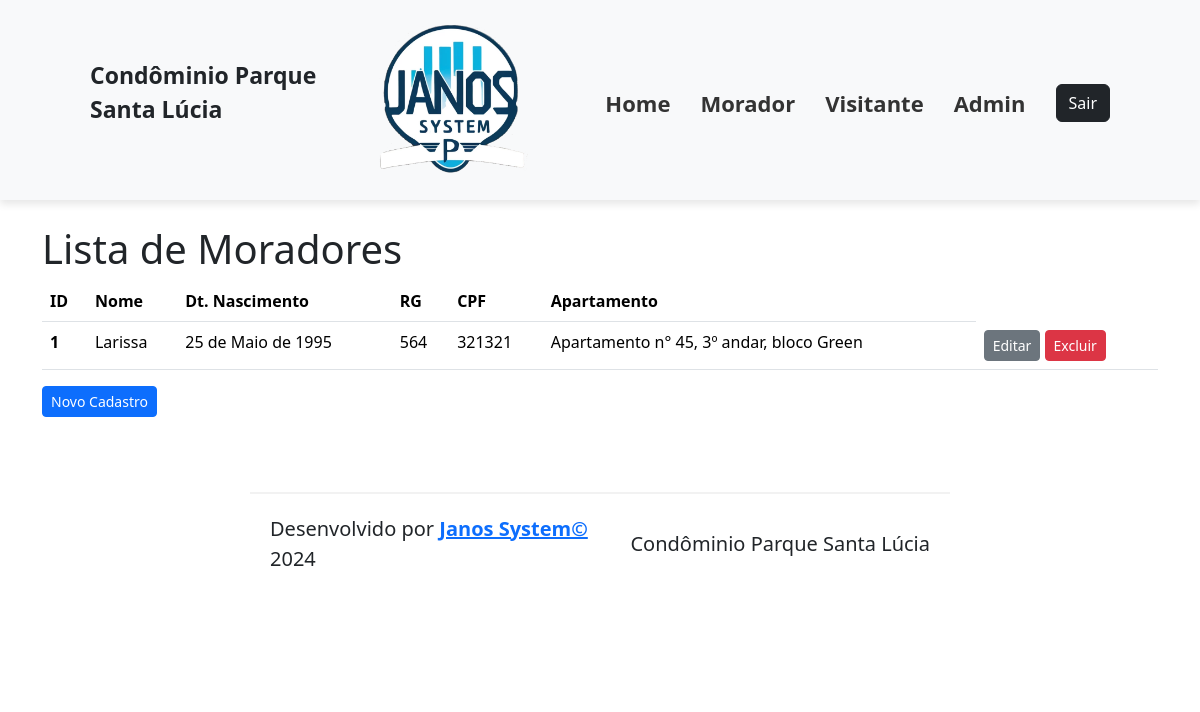
Page /moradores-lista/ on the earlier database version.
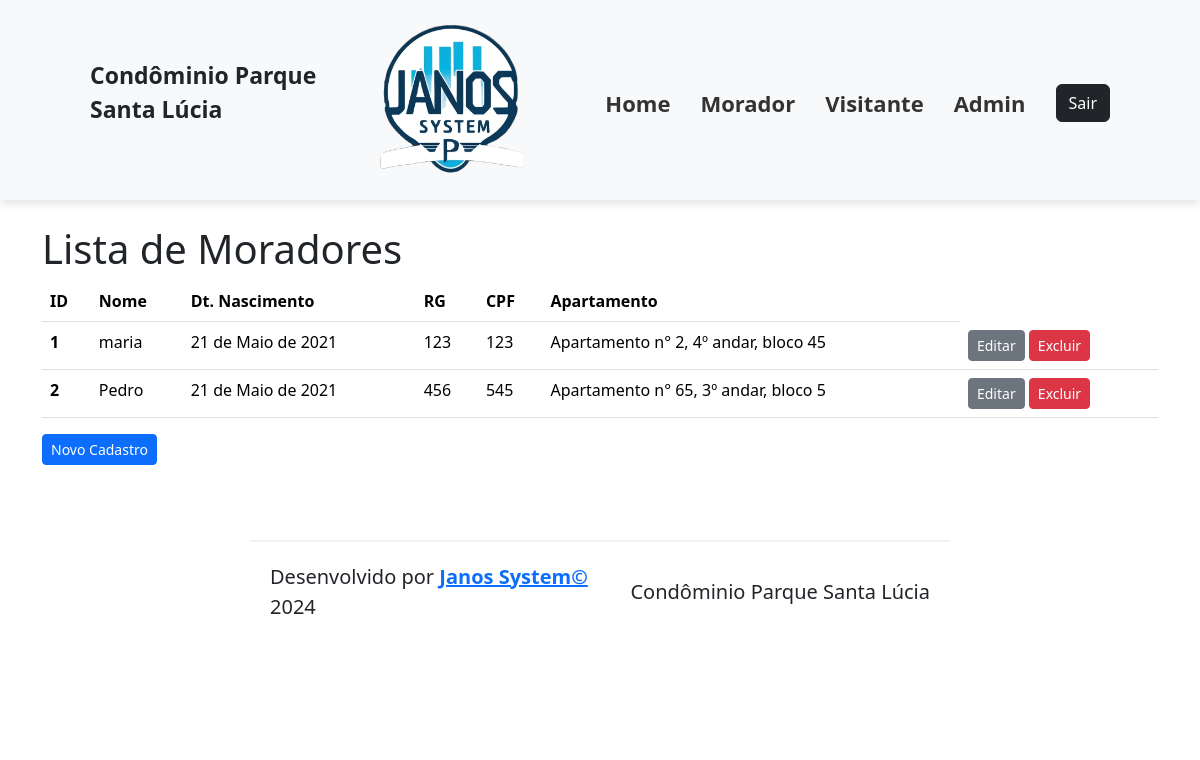
Same page on the later database version.
### cadastros/models.py (models this page shows, shortened)
class Morador(models.Model):
    apartamento = models.ForeignKey(Apartamento, on_delete=models.CASCADE)
    nome = models.CharField(verbose_name="Nome", max_length=50, null=False, blank=False)
    dt_nasto = models.DateField(verbose_name="Data de Nascimento", null=False, blank=False)
    doc_rg = models.CharField(verbose_name="RG", max_length=9, null=False, blank=False)
    doc_cpf = models.CharField(verbose_name="CPF", max_length=11, null=False, blank=False)

class Apartamento(models.Model):
    bloco = models.CharField(verbose_name="Bloco", max_length=5, null=False, blank=False)
    andar = models.CharField(verbose_name="Andar", max_length=5, null=False, blank=False)
    numero_apto = models.IntegerField(verbose_name="Numero do Apartamento", null=False, blank=False)
    telefone_apto = models.CharField(verbose_name="Telefone", max_length=8, null=False, blank=False)
    def __str__(self):
        return f"Apartamento n° {self.numero_apto}, {self.andar}º andar, bloco {self.bloco}"

### cadastros/views.py (the view)
# urls.py: path("moradores-lista/", MoradorListView.as_view(),name="moradores_lista"),
class MoradorListView(ListView):
    model = Morador  # Procura um template que tem o mesmo nome da model 'Morador' acrescido de '_list'

### cadastros/Templates/cadastros/morador_list.html (shortened to what this page needs)
{% extends 'base.html' %}
{% load static %}
{% block content %}
    <h1> Lista de Moradores </h1>
    {% if morador_list %}
        <table class="table">
          <thead>
            <tr>
              <th scope="col">ID</th>
              <th scope="col">Nome</th>
              <th scope="col">Dt. Nascimento</th>
              <th scope="col">RG</th>
              <th scope="col">CPF</th>
              <th scope="col">Apartamento</th>
            </tr>
          </thead>
          <tbody>
            {% for morador in morador_list %}
                <tr>
                    <th scope="row">{{ morador.pk }}</th>
                    <td>{{morador.nome}}</td>
                    <td>{{morador.dt_nasto}}</td>
                    <td>{{morador.doc_rg}}</td>
                    <td>{{morador.doc_cpf}}</td>
                    <td>{{morador.apartamento}}</td>
                    <td>
                        <a href="{% url 'moradores_edicao' pk=morador.pk %}"
                           class="btn btn-secondary btn-sm {% if morador.dt_demissao %} disabled {% endif %}">Editar</a>
                        <a href="{% url 'moradores_exclusao' pk=morador.pk %}" class="btn btn-danger btn-sm">Excluir</a>
                    </td>
                </tr>
            {% endfor %}
          </tbody>
        </table>
    {% else %}
        <p>Não há moradores cadastrados</p>
    {% endif %}
    <a href="{% url 'moradores_cadastro' %} " class="btn btn-primary btn-sm">Novo Cadastro</a>
{% endblock content %}

Differences in the rows shown:
changed Morador id 1: nome "Larissa" → "maria"; dt_nasto "25 de Maio de 1995" → "21 de Maio de 2021"; doc_rg "564" → "123"; doc_cpf "321321" → "123"; apartamento "Apartamento n° 45, 3º andar, bloco Green" → "Apartamento n° 2, 4º andar, bloco 45"
added Morador: pk "2", nome "Pedro", dt_nasto "21 de Maio de 2021", doc_rg "456", doc_cpf "545", apartamento "Apartamento n° 65, 3º andar, bloco 5"
